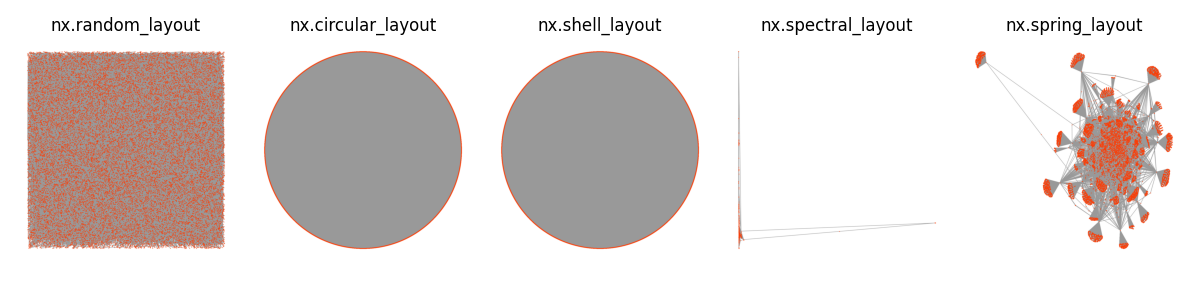

Write Python code to recreate this figure.
import matplotlib.pyplot as plt

if __name__ == '__main__':
    fig, axes = plt.subplots(1, 5, figsize=(12, 3))
    
    for i, (filename, title) in enumerate([
        ('nx_random', 'nx.random_layout'),
        ('nx_circular', 'nx.circular_layout'),
        ('nx_shell', 'nx.shell_layout'),
        ('nx_spectral', 'nx.spectral_layout'),
        ('nx_spring', 'nx.spring_layout'),
    ]):
        axes[i].imshow(plt.imread(f'../results/{filename}.png'))
        axes[i].set_title(title)
    
    for ax in axes: ax.axis('off')
    fig.tight_layout()
    plt.savefig('nx.png')
